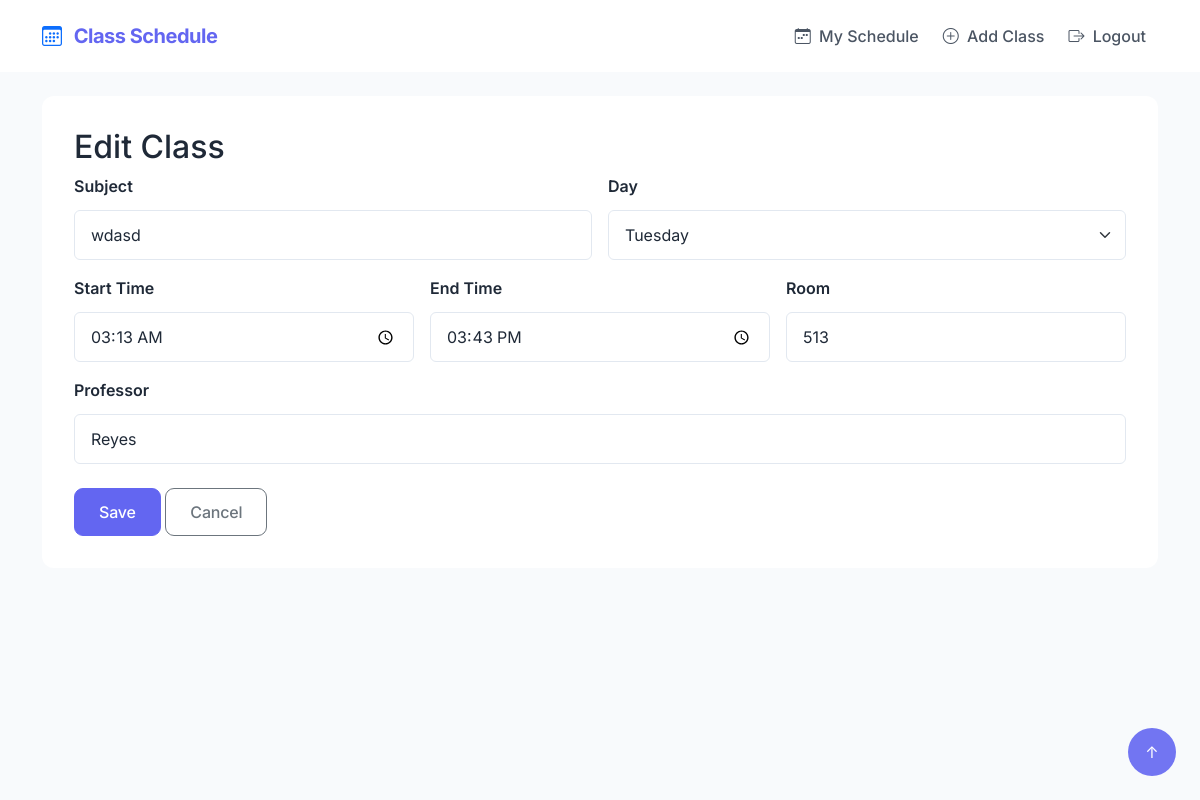
Screenshot of /2/update/ (signed in) with the database file from the repository.
### schedule/models.py (models this page shows, shortened)
class Class(models.Model):
    DAY_CHOICES = [
        ('MON', 'Monday'),
        ('TUE', 'Tuesday'),
        ('WED', 'Wednesday'),
        ('THU', 'Thursday'),
        ('FRI', 'Friday'),
        ('SAT', 'Saturday'),
        ('SUN', 'Sunday'),
        ('MWF', 'Monday-Wednesday-Friday'),
        ('TTH', 'Tuesday-Thursday'),
        ('TTHS', 'Tuesday-Thursday-Saturday'),
    ]
    DAY_MAPPING = {
        'MWF': ['MON', 'WED', 'FRI'],
        'TTH': ['TUE', 'THU'],
        'TTHS': ['TUE', 'THU', 'SAT']
    }
    user = models.ForeignKey(User, on_delete=models.CASCADE)
    subject = models.CharField(max_length=100)
    start_time = models.TimeField()
    end_time = models.TimeField()
    day = models.CharField(max_length=4, choices=DAY_CHOICES)  # Increased from 3 to 4
    room = models.CharField(max_length=50)
    professor = models.CharField(max_length=100, blank=True)
    class Meta:
        ordering = ['day', 'start_time']

### schedule/views.py (the view, shortened to what this page needs)
# urls.py: path('<int:pk>/update/', ClassUpdateView.as_view(), name='class-update'),
class ClassUpdateView(LoginRequiredMixin, UpdateView):
    model = Class
    fields = ['subject', 'day', 'start_time', 'end_time', 'room', 'professor']
    template_name = 'schedule/class_form.html'
    success_url = reverse_lazy('schedule-list')

### schedule/templates/schedule/class_form.html (shortened to what this page needs)
{% extends 'schedule/base.html' %}
{% block content %}
<div class="card">
    <div class="card-body">
        <h2 class="card-title">{% if object %}Edit{% else %}Add{% endif %} Class</h2>
        <form method="post" novalidate>
            <div class="row g-3">
                <div class="col-md-6">
                    <label for="{{ form.subject.id_for_label }}" class="form-label">Subject</label>
                    <input type="text" name="{{ form.subject.name }}" id="{{ form.subject.id_for_label }}"
                           class="form-control {% if form.subject.errors %}is-invalid{% endif %}"
                           value="{{ form.subject.value|default:'' }}" required>
                </div>
                <div class="col-md-6">
                    <label for="{{ form.day.id_for_label }}" class="form-label">Day</label>
                    <select name="{{ form.day.name }}" id="{{ form.day.id_for_label }}"
                            class="form-select {% if form.day.errors %}is-invalid{% endif %}" required>
                        {% for value, text in form.fields.day.choices %}
                        <option value="{{ value }}" {% if form.day.value == value %}selected{% endif %}>{{ text }}</option>
                        {% endfor %}
                    </select>
                </div>
                <div class="col-md-4">
                    <label for="{{ form.start_time.id_for_label }}" class="form-label">Start Time</label>
                    <input type="time" name="{{ form.start_time.name }}" id="{{ form.start_time.id_for_label }}"
                           class="form-control {% if form.start_time.errors %}is-invalid{% endif %}"
                           value="{% if form.start_time.value %}{{ form.start_time.value|time:'H:i' }}{% endif %}" required>
                </div>
                <div class="col-md-4">
                    <label for="{{ form.end_time.id_for_label }}" class="form-label">End Time</label>
                    <input type="time" name="{{ form.end_time.name }}" id="{{ form.end_time.id_for_label }}"
                           class="form-control {% if form.end_time.errors %}is-invalid{% endif %}"
                           value="{% if form.end_time.value %}{{ form.end_time.value|time:'H:i' }}{% endif %}" required>
                </div>
                <div class="col-md-4">
                    <label for="{{ form.room.id_for_label }}" class="form-label">Room</label>
                    <input type="text" name="{{ form.room.name }}" id="{{ form.room.id_for_label }}"
                           class="form-control {% if form.room.errors %}is-invalid{% endif %}"
                           value="{{ form.room.value|default:'' }}" required>
                </div>
                <div class="col-12">
                    <label for="{{ form.professor.id_for_label }}" class="form-label">Professor</label>
                    <input type="text" name="{{ form.professor.name }}" id="{{ form.professor.id_for_label }}"
                           class="form-control {% if form.professor.errors %}is-invalid{% endif %}"
                           value="{{ form.professor.value|default:'' }}">
                </div>
            </div>
            <div class="mt-4">
                <button type="submit" class="btn btn-primary">Save</button>
                <a href="{% url 'schedule-list' %}" class="btn btn-outline-secondary">Cancel</a>
            </div>
        </form>
    </div>
</div>
{% endblock %}

### schedule/static/schedule/css/style.css (style rules this page uses)
:root { --primary-color: #6366f1; --primary-dark: #4f46e5; --primary-light: #818cf8; --secondary-color: #14b8a6; --success-color: #10b981; --danger-color: #ef4444; --warning-color: #f59e0b; --info-color: #3b82f6; --light-bg: #f8fafc; --text-primary: #1f2937; --text-secondary: #4b5563; --border-color: #e2e8f0; --card-shadow: 0 4px 6px -1px rgba(0, 0, 0, 0.1), 0 2px 4px -1px rgba(0, 0, 0, 0.06); --transition-default: all 0.3s cubic-bezier(0.4, 0, 0.2, 1); --border-radius: 0.75rem; }
body { font-family: 'Inter', system-ui, -apple-system, sans-serif; background-color: var(--light-bg); color: var(--text-primary); line-height: 1.5; -webkit-font-smoothing: antialiased; text-rendering: optimizeLegibility; }
.card { border: none; box-shadow: var(--shadow-md); border-radius: var(--border-radius); background: white; transition: var(--transition-default); overflow: hidden; }
.card-body { padding: 2rem; }
.btn { border-radius: calc(var(--border-radius) * 0.75); padding: 0.675rem 1.5rem; font-weight: 500; letter-spacing: -0.01em; transition: var(--transition-default); display: inline-flex; align-items: center; gap: 0.5rem; }
.btn-primary { background-color: var(--primary-color); border-color: var(--primary-color); }
.form-control, .form-select { border-radius: calc(var(--border-radius) * 0.5); padding: 0.75rem 1rem; border: 1px solid var(--border-color); background-color: white; transition: var(--transition-default); color: var(--text-primary); }
.form-label { font-weight: 600; color: var(--text-primary); margin-bottom: 0.75rem; display: block; }

### rows the page displays
Class: subject "wdasd", day "Tuesday", room "513", professor "Reyes"
